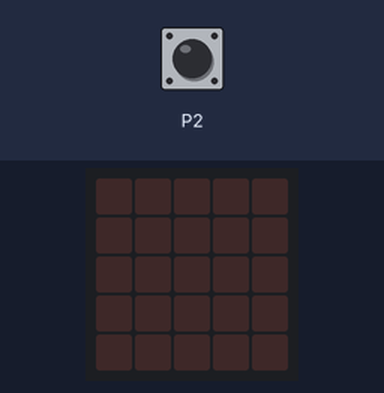
Recording of a program running on a simulated Calliope mini (MakeCode). Parts: the board's 5×5 LED display. The test bench sets the inputs (shaded band); at power-on: P2 LOW.

Above: at 1.2 s.
1.3 s: P2 pulled HIGH for 0.15 s
At 2.5 s:
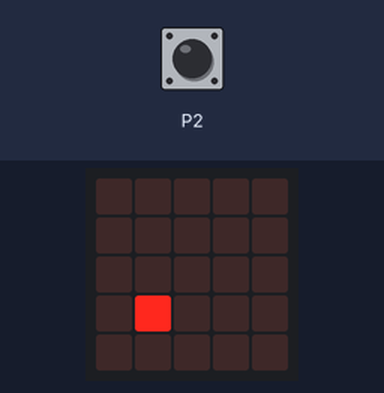
4.4 s: P2 pulled HIGH for 1 s
8.4 s: P2 pulled HIGH for 0.15 s
11.5 s: P2 pulled HIGH for 0.15 s
At 17.9 s:
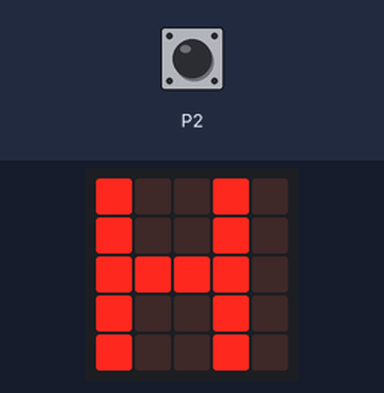
19.5 s: P2 pulled HIGH for 1 s
At 21.1 s:
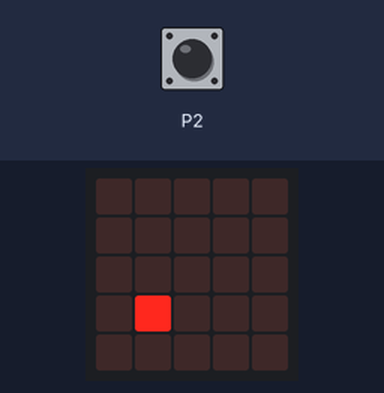
23.5 s: P2 pulled HIGH for 0.15 s
At 29.9 s:
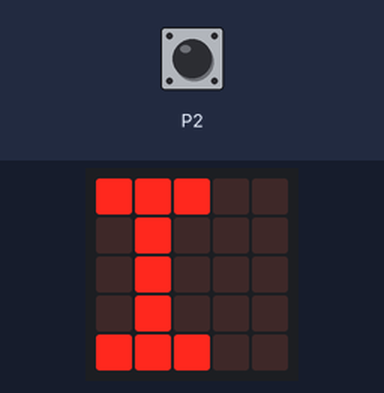
Timing chart, 0 to 30.8 s (numbered marks = the images above; inputs shaded):
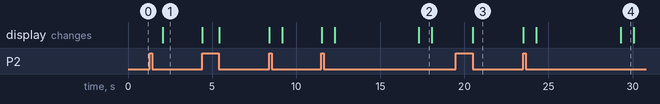

Measured:
- after the input at 1.3 s, the display: changes after 0.77 s (image 1)
- after the input at 19.5 s, the display: changes after 1.0 s (image 3)
- what the display in image 2 shows lasts 0.8 s, from 17.3 s to 18.1 s

The program:

main.ts
```typescript
let current_time = 0;
let current_status = 0;
let past_status = 0;
let delta_time = 0;
let past_time = 0;
let morse_sign = "";


function lexicon(expr: string): string {
    switch (expr){
        case ".-": return"A";
        case "-...": return "B";
        case "-.-.": return "C";
        case "-..": return "D";
        case ".": return "E";
        case "..-.": return "F";
        case "--.": return "G";
        case "....": return "H";
        case "..": return "I";
        case ".---": return "J";
        case "-.-": return "K";
        case ".-..": return "L";
        case "--": return "M";
        case "-.": return "N";
        case "---": return "O";
        case ".--.": return "P";
        case "--.-": return "Q";
        case ".-.": return "R";
        case "...": return "S";
        case "-": return "T";
        case "..-": return "U";
        case "...-": return "V";
        case ".--": return "W";
        case "-..-": return "X";
        case "-.--": return "Y";
        case "--..": return "Z";
        case "-----": return "0";
        case ".----": return "1";
        case "..---": return "2";
        case "...--": return "3";
        case "....-": return "4";
        case ".....": return "5";
        case "-....": return "6";
        case "--...": return "7";
        case "---..": return "8";
        case "----.": return "9";
        case "----": return "CH";
        case "..--..": return "?";
        case "-.-.--": return "!"
        default: return '';
    }
}


function process_morse_sign() {
    let letter = lexicon(morse_sign);
    morse_sign = "";
    basic.showString(letter);
}

//  if pins.digital_read_pin(DigitalPin.P2) == 1:
function process_input() {
    let rounded_delta_time = Math.round(delta_time / 1000)
    let is_pressed = past_status == 1
    if (!is_pressed) {
        if (rounded_delta_time >= 5) {
            process_morse_sign();
        }
        else {
            basic.showString(" ");
        }
    } else {
        if (rounded_delta_time < 3) {
            morse_sign = morse_sign + ".";
            basic.showString(".");
        } else {
            morse_sign = morse_sign + "-";
            basic.showString("-");
        }
    }
}

basic.forever(function on_forever() {

    current_time = input.runningTime()
    current_status = pins.digitalReadPin(DigitalPin.P2)
    delta_time = current_time - past_time
    if (current_status != past_status) {
        process_input();
        past_time = current_time
        past_status = current_status
        led.enable(true)
    }
    else{
        if (delta_time > 5000 && current_status == 0) {
            process_morse_sign();
        }
    }
})
```

test.ts
```typescript
// Hier kann man Tests durchführen; diese Datei wird nicht kompiliert, wenn dieses Paket als Erweiterung verwendet wird.
```
